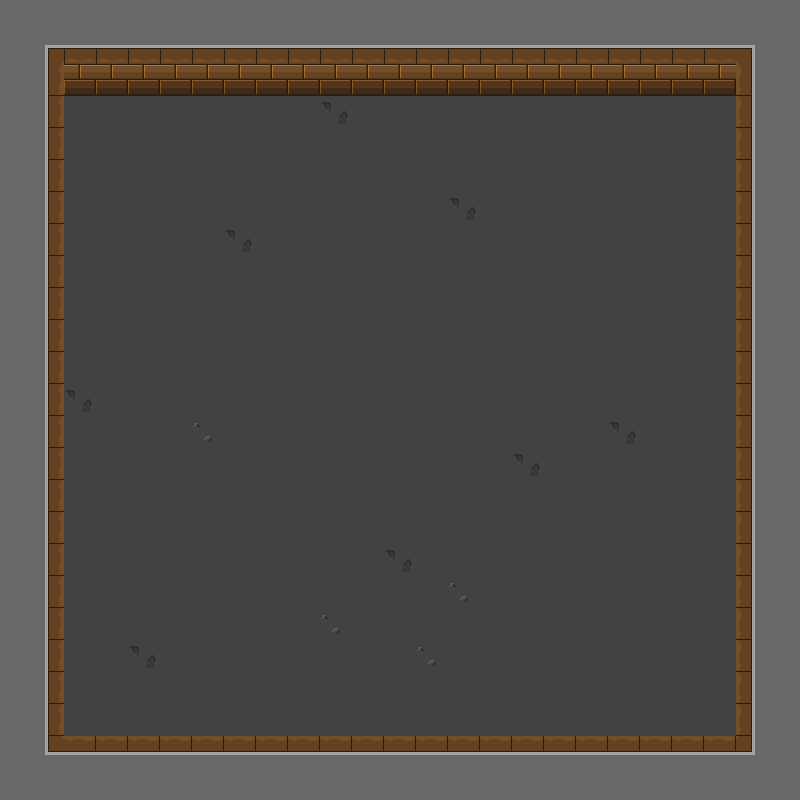

This is a level from a 2D game, rendered from its Tiled map with the project's own tilesets. A one-line summary and the complete map file follow:
An orthogonal 25x25 tile map with 32x32 px tiles, 2 tile layers (Floor, Walls) and 4 objects.

<map version="1.0" tiledversion="1.1.6" orientation="orthogonal" renderorder="right-down" width="25" height="25" tilewidth="32" tileheight="32" infinite="0" nextobjectid="5">
 <tileset firstgid="1" source="tileset.tsx" />
 <layer name="Floor" width="25" height="25">
  <data encoding="csv">
1,1,1,1,1,1,1,1,1,1,1,1,1,1,1,1,1,1,1,1,1,1,1,1,1,
1,1,1,1,1,1,1,1,1,1,1,1,1,1,1,1,1,1,1,1,1,1,1,1,1,
1,1,1,1,1,1,1,1,1,1,1,1,1,1,1,1,1,1,1,1,1,1,1,1,1,
1,1,1,1,1,1,1,1,1,1,2,1,1,1,1,1,1,1,1,1,1,1,1,1,1,
1,1,1,1,1,1,1,1,1,1,1,1,1,1,1,1,1,1,1,1,1,1,1,1,1,
1,1,1,1,1,1,1,1,1,1,1,1,1,1,1,1,1,1,1,1,1,1,1,1,1,
1,1,1,1,1,1,1,1,1,1,1,1,1,1,2,1,1,1,1,1,1,1,1,1,1,
1,1,1,1,1,1,1,2,1,1,1,1,1,1,1,1,1,1,1,1,1,1,1,1,1,
1,1,1,1,1,1,1,1,1,1,1,1,1,1,1,1,1,1,1,1,1,1,1,1,1,
1,1,1,1,1,1,1,1,1,1,1,1,1,1,1,1,1,1,1,1,1,1,1,1,1,
1,1,1,1,1,1,1,1,1,1,1,1,1,1,1,1,1,1,1,1,1,1,1,1,1,
1,1,1,1,1,1,1,1,1,1,1,1,1,1,1,1,1,1,1,1,1,1,1,1,1,
1,1,2,1,1,1,1,1,1,1,1,1,1,1,1,1,1,1,1,1,1,1,1,1,1,
1,1,1,1,1,1,3,1,1,1,1,1,1,1,1,1,1,1,1,2,1,1,1,1,1,
1,1,1,1,1,1,1,1,1,1,4,1,1,1,1,1,2,1,1,1,1,1,1,1,1,
1,1,1,1,1,1,1,1,1,1,1,1,1,1,1,1,1,1,1,1,1,1,1,1,1,
1,1,1,1,1,1,1,1,1,1,1,4,1,1,1,1,1,1,1,1,1,1,1,1,1,
1,1,1,1,1,1,1,1,1,1,1,1,2,1,1,1,1,1,1,1,1,1,1,1,1,
1,1,1,1,1,1,1,1,1,1,1,1,1,1,3,1,1,1,4,1,1,1,1,1,1,
1,1,1,1,1,1,1,1,1,1,3,1,1,1,1,1,1,1,1,1,1,1,1,1,1,
1,1,1,1,2,1,1,1,1,1,1,1,1,3,1,1,1,1,1,1,1,1,1,1,1,
1,1,1,1,1,1,1,1,1,1,1,1,1,1,1,1,4,1,1,1,1,1,1,1,1,
1,1,1,1,1,1,1,1,1,1,1,1,1,1,1,1,1,1,1,1,1,1,1,1,1,
1,1,1,1,1,1,1,1,1,1,1,1,1,1,1,1,1,1,2,1,1,1,1,1,1,
1,1,1,1,1,1,1,1,1,1,1,1,1,1,1,1,1,1,1,1,1,1,1,1,1
</data>
 </layer>
 <layer name="Walls" width="25" height="25">
  <data encoding="csv">
11,11,11,11,11,11,11,11,11,11,11,11,11,11,11,11,11,11,11,11,11,11,11,11,11,
11,15,16,16,16,16,16,16,16,16,16,16,16,16,16,16,16,16,16,16,16,16,16,17,11,
11,14,20,20,20,20,20,20,20,20,20,20,20,20,20,20,20,20,20,20,20,20,20,18,11,
11,14,0,0,0,0,0,0,0,0,0,0,0,0,0,0,0,0,0,0,0,0,0,18,11,
11,14,0,0,0,0,0,0,0,0,0,0,0,0,0,0,0,0,0,0,0,0,0,18,11,
11,14,0,0,0,0,0,0,0,0,0,0,0,0,0,0,0,0,0,0,0,0,0,18,11,
11,14,0,0,0,0,0,0,0,0,0,0,0,0,0,0,0,0,0,0,0,0,0,18,11,
11,14,0,0,0,0,0,0,0,0,0,0,0,0,0,0,0,0,0,0,0,0,0,18,11,
11,14,0,0,0,0,0,0,0,0,0,0,0,0,0,0,0,0,0,0,0,0,0,18,11,
11,14,0,0,0,0,0,0,0,0,0,0,0,0,0,0,0,0,0,0,0,0,0,18,11,
11,14,0,0,0,0,0,0,0,0,0,0,0,0,0,0,0,0,0,0,0,0,0,18,11,
11,14,0,0,0,0,0,0,0,0,0,0,0,0,0,0,0,0,0,0,0,0,0,18,11,
11,14,0,0,0,0,0,0,0,0,0,0,0,0,0,0,0,0,0,0,0,0,0,18,11,
11,14,0,0,0,0,0,0,0,0,0,0,0,0,0,0,0,0,0,0,0,0,0,18,11,
11,14,0,0,0,0,0,0,0,0,0,0,0,0,0,0,0,0,0,0,0,0,0,18,11,
11,14,0,0,0,0,0,0,0,0,0,0,0,0,0,0,0,0,0,0,0,0,0,18,11,
11,14,0,0,0,0,0,0,0,0,0,0,0,0,0,0,0,0,0,0,0,0,0,18,11,
11,14,0,0,0,0,0,0,0,0,0,0,0,0,0,0,0,0,0,0,0,0,0,18,11,
11,14,0,0,0,0,0,0,0,0,0,0,0,0,0,0,0,0,0,0,0,0,0,18,11,
11,14,0,0,0,0,0,0,0,0,0,0,0,0,0,0,0,0,0,0,0,0,0,18,11,
11,14,0,0,0,0,0,0,0,0,0,0,0,0,0,0,0,0,0,0,0,0,0,18,11,
11,14,0,0,0,0,0,0,0,0,0,0,0,0,0,0,0,0,0,0,0,0,0,18,11,
11,14,0,0,0,0,0,0,0,0,0,0,0,0,0,0,0,0,0,0,0,0,0,18,11,
11,13,12,12,12,12,12,12,12,12,12,12,12,12,12,12,12,12,12,12,12,12,12,19,11,
11,11,11,11,11,11,11,11,11,11,11,11,11,11,11,11,11,11,11,11,11,11,11,11,11
</data>
 </layer>
 <objectgroup name="Walls">
  <object id="1" x="0" y="0" width="64" height="800" />
  <object id="2" x="64" y="0" width="736" height="96" />
  <object id="3" x="736" y="96" width="64" height="704" />
  <object id="4" x="64" y="736" width="672" height="64" />
 </objectgroup>
</map>
